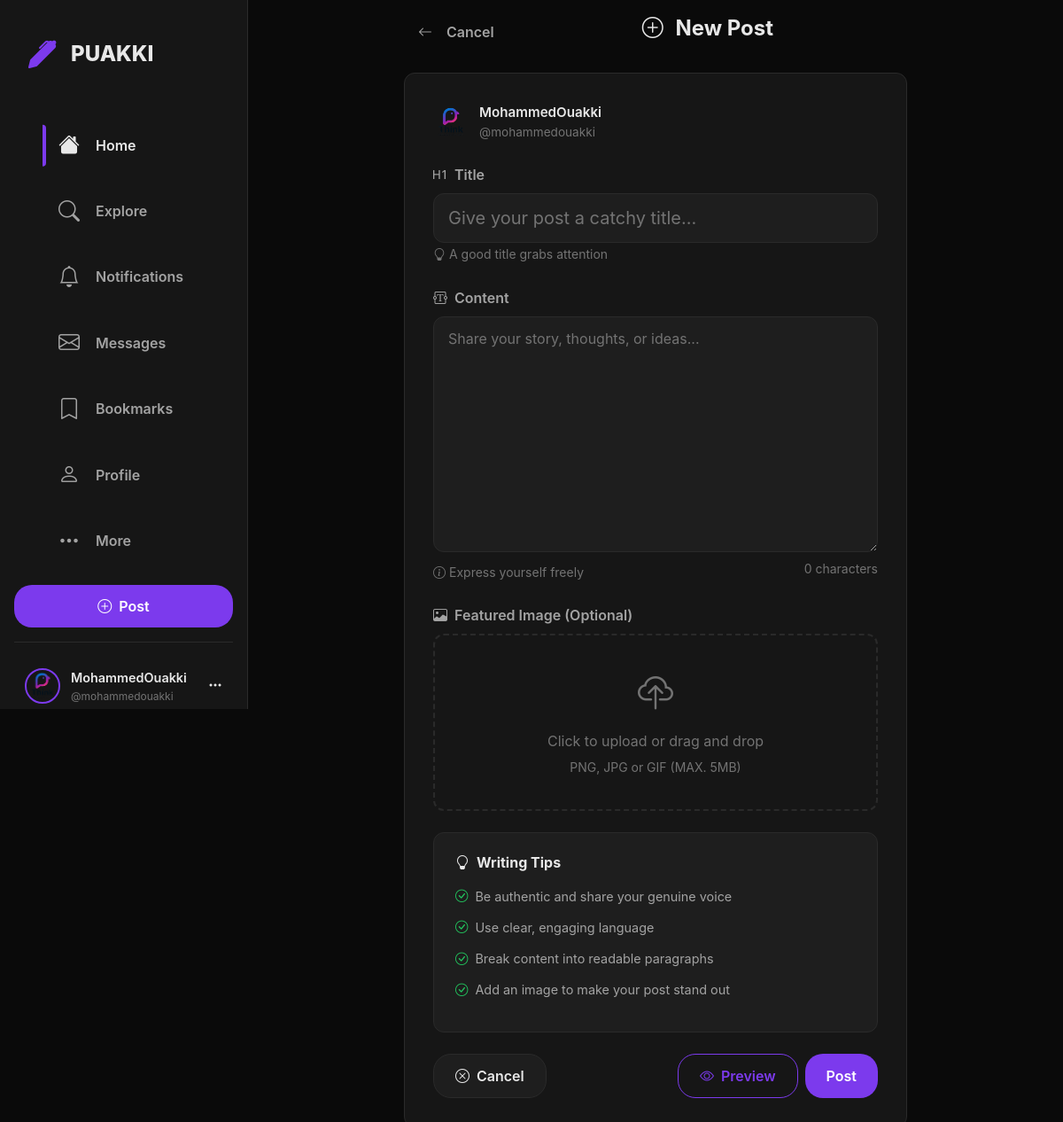
/post/new (signed in), run on the app's committed database.
### flask_app/models.py (models this page shows, shortened)
class User(db.Model, UserMixin):
    id = db.Column(db.Integer, primary_key=True)
    username = db.Column(db.String(20), unique=True, nullable=False)
    email = db.Column(db.String(120), unique=True, nullable=False)
    image_file = db.Column(db.String(20), nullable=False, default='default.png')
    password = db.Column(db.String(60), nullable=False)

### flask_app/routes.py (the view, shortened to what this page needs)
@app.route('/post/new', methods=['GET', 'POST'])
@login_required
def new_post():
    form = PostForm()
    return render_template('create_post.html', form=form, legend='New Post')

### flask_app/forms.py
class PostForm(FlaskForm):
    title = StringField('Title', validators=[DataRequired()])
    content = TextAreaField('content', validators=[DataRequired()])
    image = FileField('Upload Image', validators=[FileAllowed(['jpg', 'png', 'jpeg'])])
    submit = SubmitField('Post')

### flask_app/models.py (called while the page is built)
@login_manager.user_loader
def load_user(user_id):
    return User.query.get(int(user_id))

### flask_app/templates/create_post.html (shortened to what this page needs)
{% extends "base.html" %}
{% block content %}
<div class="create-post-container">
  <div class="create-post-header">
    <a href="{{ url_for('home') }}" class="btn-back-nav">
      <i class="bi bi-arrow-left me-2"></i>
      <span>Cancel</span>
    </a>
    <h2 class="create-post-title">
      <i class="bi bi-{% if legend == 'New Post' %}plus-circle{% else %}pencil-square{% endif %} me-2"></i>
      {{ legend }}
    </h2>
  </div>
  <div class="create-post-card">
    <form action="" method="POST" enctype="multipart/form-data">
      <div class="post-author-info mb-4">
        <img
          src="{{ url_for('static', filename='imgs/' + current_user.image_file) }}"
          alt="{{ current_user.username }}"
          class="author-avatar-small"
        />
        <div>
          <p class="author-name-small mb-0">{{ current_user.username }}</p>
          <p class="author-handle-small mb-0">@{{ current_user.username|lower }}</p>
        </div>
      </div>
      <div class="form-group mb-4">
        <label class="form-label">
          <i class="bi bi-type-h1 me-2"></i>Title
        </label>
        {% if form.title.errors %}
          {{ form.title(class="form-control form-control-lg is-invalid", placeholder="Give your post a catchy title...") }}
          <div class="invalid-feedback">
            {% for error in form.title.errors %}
              {{ error }}
            {% endfor %}
          </div>
        {% else %}
          {{ form.title(class="form-control form-control-lg", placeholder="Give your post a catchy title...") }}
        {% endif %}
        <small class="form-text text-muted">
          <i class="bi bi-lightbulb me-1"></i>A good title grabs attention
        </small>
      </div>
      <div class="form-group mb-4">
        <label class="form-label">
          <i class="bi bi-textarea-t me-2"></i>Content
        </label>
        {% if form.content.errors %}
          {{ form.content(class="form-control is-invalid", rows="10", placeholder="Share your story, thoughts, or ideas...") }}
          <div class="invalid-feedback">
            {% for error in form.content.errors %}
              {{ error }}
            {% endfor %}
          </div>
        {% else %}
          {{ form.content(class="form-control", rows="10", placeholder="Share your story, thoughts, or ideas...", id="contentInput") }}
        {% endif %}
        <div class="d-flex justify-content-between mt-2">
          <small class="form-text text-muted">
            <i class="bi bi-info-circle me-1"></i>Express yourself freely
          </small>
          <small class="text-muted">
            <span id="charCount">0</span> characters
          </small>
        </div>
      </div>
      <div class="form-group mb-4">
        <label class="form-label">
          <i class="bi bi-image me-2"></i>Featured Image (Optional)
        </label>
        <div class="image-upload-area" id="imageUploadArea">
          <div class="upload-placeholder" id="uploadPlaceholder">
            <i class="bi bi-cloud-upload fs-1"></i>
            <p class="mt-2 mb-1">Click to upload or drag and drop</p>
            <small class="text-muted">PNG, JPG or GIF (MAX. 5MB)</small>
          </div>
        </div>
      </div>
      <div class="tips-card mb-4">
        <h5 class="tips-title">
          <i class="bi bi-lightbulb me-2"></i>Writing Tips
        </h5>
        <ul class="tips-list">
          <li><i class="bi bi-check-circle me-2"></i>Be authentic and share your genuine voice</li>
          <li><i class="bi bi-check-circle me-2"></i>Use clear, engaging language</li>
          <li><i class="bi bi-check-circle me-2"></i>Break content into readable paragraphs</li>
          <li><i class="bi bi-check-circle me-2"></i>Add an image to make your post stand out</li>
        </ul>
      </div>
      <div class="form-actions">
        <a href="{{ url_for('home') }}" class="btn btn-secondary">
          <i class="bi bi-x-circle me-2"></i>Cancel
        </a>
        <div class="d-flex gap-2">
          <button type="button" class="btn btn-outline-primary" onclick="previewPost()">
            <i class="bi bi-eye me-2"></i>Preview
          </button>
          {{ form.submit(class="btn btn-primary px-4") }}
        </div>
      </div>
    </form>
  </div>
</div>
{% endblock %}

### flask_app/templates/base.html (shortened to what this page needs)
<!doctype html>
<html lang="en">
  <head>
    <link href="https://cdn.jsdelivr.net/npm/bootstrap@5.3.2/dist/css/bootstrap.min.css" rel="stylesheet">
    <link rel="stylesheet" href="https://cdn.jsdelivr.net/npm/bootstrap-icons@1.11.1/font/bootstrap-icons.css">
    <link href="{{ url_for('static', filename='style.css') }}" rel="stylesheet">
  </head>
  <body>
    <aside class="sidebar" id="sidebar">
      <a href="{{ url_for('home') if current_user.is_authenticated else '#' }}" class="sidebar-brand">
        <i class="bi bi-pen-fill"></i>
        <span>PUAKKI</span>
      </a>
      <ul class="sidebar-nav">
        {% if current_user.is_authenticated %}
        <li class="nav-item-sidebar">
          <a class="nav-link-sidebar active" href="{{ url_for('home') }}">
            <i class="bi bi-house-fill"></i>
            <span>Home</span>
          </a>
        </li>
        <li class="nav-item-sidebar">
          <a class="nav-link-sidebar" href="#">
            <i class="bi bi-search"></i>
            <span>Explore</span>
          </a>
        </li>
        <li class="nav-item-sidebar">
          <a class="nav-link-sidebar" href="#">
            <i class="bi bi-bell"></i>
            <span>Notifications</span>
          </a>
        </li>
        <li class="nav-item-sidebar">
          <a class="nav-link-sidebar" href="#">
            <i class="bi bi-envelope"></i>
            <span>Messages</span>
          </a>
        </li>
        <li class="nav-item-sidebar">
          <a class="nav-link-sidebar" href="#">
            <i class="bi bi-bookmark"></i>
            <span>Bookmarks</span>
          </a>
        </li>
        <li class="nav-item-sidebar">
          <a class="nav-link-sidebar" href="{{ url_for('account') }}">
            <i class="bi bi-person"></i>
            <span>Profile</span>
          </a>
        </li>
        <li class="nav-item-sidebar">
          <a class="nav-link-sidebar" href="#">
            <i class="bi bi-three-dots"></i>
            <span>More</span>
          </a>
        </li>
        {% endif %}
      </ul>
      {% if current_user.is_authenticated %}
      <a href="{{ url_for('new_post') }}" class="btn btn-primary w-100 mb-3">
        <i class="bi bi-plus-circle me-2"></i>Post
      </a>
      {% endif %}
      {% if current_user.is_authenticated %}
      <div class="sidebar-footer">
        <div class="dropdown w-100">
          <div class="user-profile" data-bs-toggle="dropdown" aria-expanded="false">
            <img
              src="{{ url_for('static', filename='imgs/' + current_user.image_file) }}"
              alt="{{ current_user.username }}"
              class="user-avatar"
            />
            <div class="user-info">
              <span class="user-name">{{ current_user.username }}</span>
              <span class="user-email">@{{ current_user.username|lower }}</span>
            </div>
            <i class="bi bi-three-dots"></i>
          </div>
        </div>
      </div>
      {% endif %}
    </aside>
    <main class="main-container">
      <div class="content-wrapper">
        {% block content %}{% endblock %}
      </div>
    </main>
  </body>
</html>

### data on the page
User: image_file (picture), username "MohammedOuakki", username "mohammedouakki"

### other printed values
{{ legend }} "New Post"
